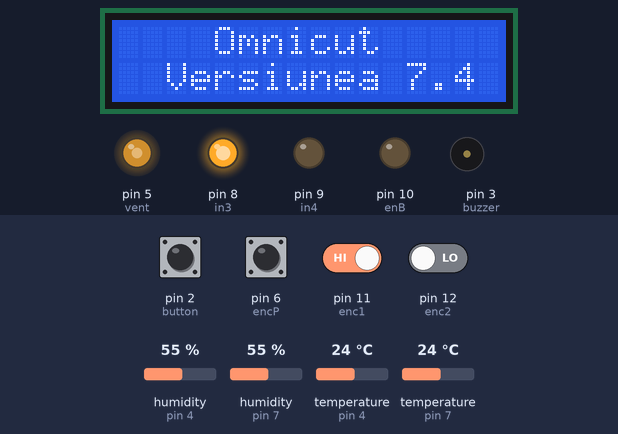
Simulated run of this sketch. Board: Arduino Uno, built with avr-gcc and run on an emulated ATmega328P. Shown: 16×2 character LCD, output pins drawn as LEDs (lit = HIGH), buzzer (waves = sounding, pin HIGH). Inputs (shaded band) come from the test bench; at power-on: pin 6 (encP), pin 11 (enc1) HIGH, pin 2 (button), pin 12 (enc2) LOW, humidity (sensors on pin 4, pin 7) 55 %, temperature (sensors on pin 4, pin 7) 24 °C. What the sketch prints to the serial monitor is not drawn.

Above: at 1.2 s.
1.3 s: pin 2 (button) pulled HIGH for 0.15 s
At 2.5 s:
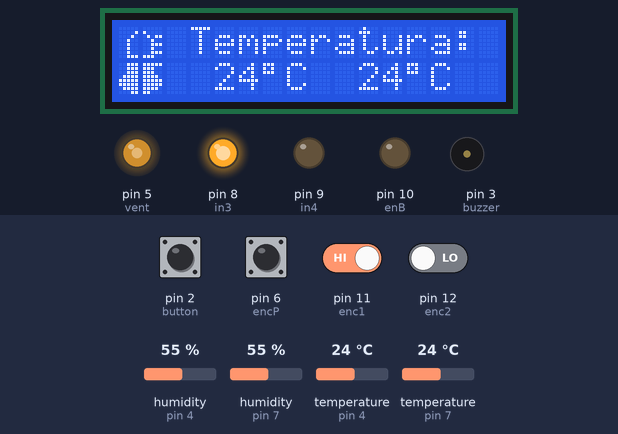
2.9 s: pin 2 (button) pulled HIGH for 1 s
At 3.7 s:
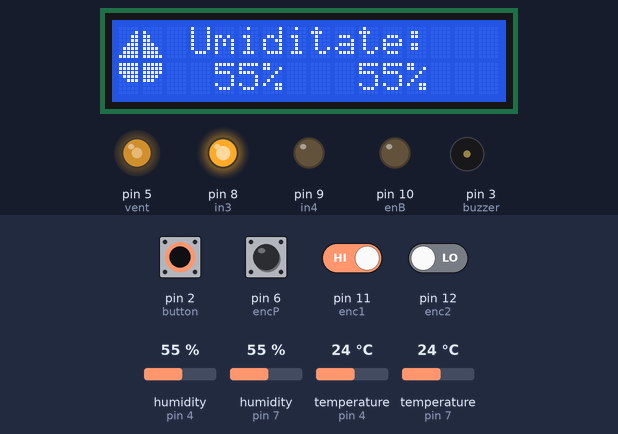
5.4 s: pin 2 (button) pulled HIGH for 0.15 s
At 5.9 s:
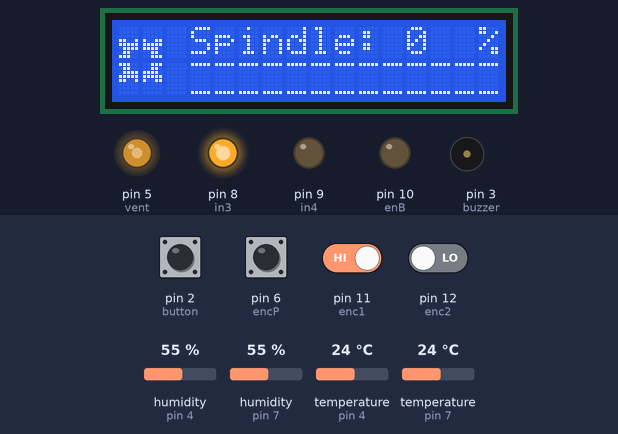
7.0 s: pin 6 (encP) pulled LOW for 0.15 s
At 7.9 s:
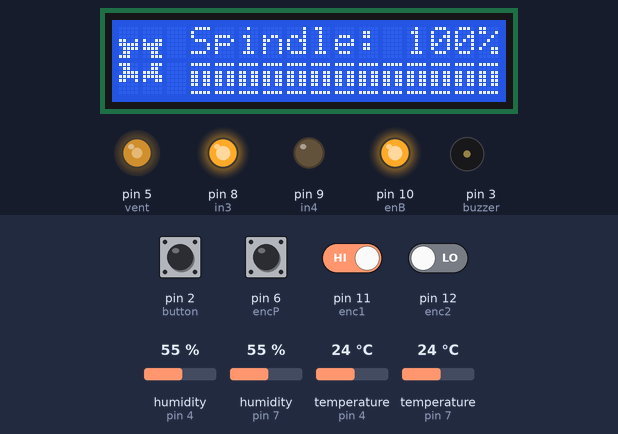
8.6 s: pin 11 (enc1) driven LOW
At 9.6 s:
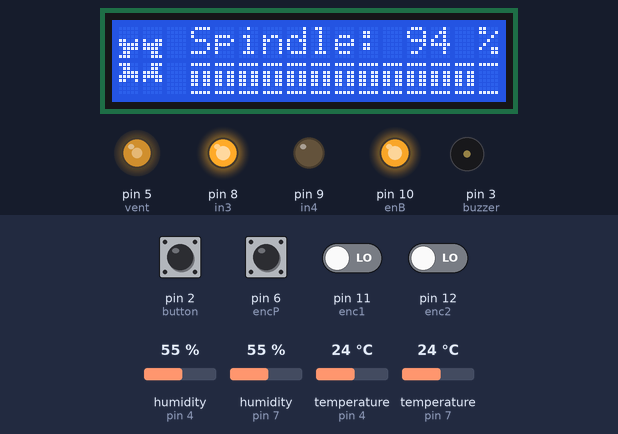
10.1 s: pin 2 (button) pulled HIGH for 3.2 s
At 11.6 s:
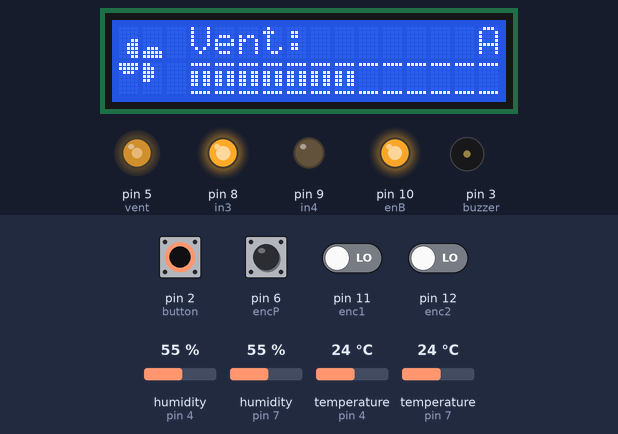
Timing chart, 0 to 13.1 s (numbered marks = the images above; inputs shaded):
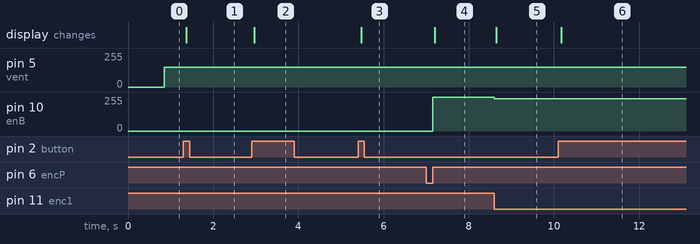

Measured:
- after the input at 1.3 s, the display: changes after 0.07 s (image 1)
- after the input at 2.9 s, the display: changes after 0.07 s (image 2)
- after the input at 5.4 s, the display: changes after 0.08 s (image 3)
- after the input at 7.0 s, pin 10 (enB): 0/255 → 255/255 after 0.15 s; the display: changes after 0.20 s (image 4)
- after the input at 8.6 s, pin 10 (enB): 255/255 → 242/255 at once; the display: changes after 0.05 s (image 5)
- after the input at 10.1 s, the display: changes after 0.07 s (image 6)

The sketch:

monitoring.ino
```cpp
#include <LiquidCrystal_I2C.h>
#include <dht11.h>

//pins
const short DHTPin1 = 4, DHTPin2 = 7;
const short button = 2, vent = 5, buzzer = 3;
const short enc1 = 11, enc2 = 12, encP = 6;
const short enB = 10, in3 = 8, in4 = 9;
//variables needed
short currentTopHumidity, currentBottomHumidity, currentTopTemperature, currentBottomTemperature;
short currentFanSpeed = 0, currentSpindleSpeed = 0;
short currentFanStage = 0;
short aState, aLastState;
int counter = 0;
const short fanLimits[][2] = {{5, 0}, {25, 150}, {35, 200}, {70, 250}, {100, 255}}, limitLength = 5;
char data[] = {'o', 'c', 's', (char)1, (char)1, (char)1, (char)1, (char)1, (char)1};

bool ok = 1, alert = 0, ok2, ok3 = 1;
int fanMode = 0;
short page = 0, lastPage = 1, progress = 50;

int chk, i;

//icons
byte temp1[] = {
	B00000,
	B00001,
	B00010,
	B00100,
	B00100,
	B00100,
	B00100,
	B00111
};

byte temp2[] = {
	B00000,
	B10000,
	B01011,
	B00100,
	B00111,
	B00100,
	B00111,
	B11100
};

byte temp3[] = {
	B00111,
	B00111,
	B00111,
	B01111,
	B11111,
	B11111,
	B01111,
	B00011
};

byte temp4[] = {
	B11111,
	B11100,
	B11100,
	B11110,
	B11111,
	B11111,
	B11110,
	B11000
};

byte hum1[] = {
	B00000,
	B00001,
	B00011,
	B00011,
	B00111,
	B01111,
	B01111,
	B11111
};

byte hum2[] = {
	B00000,
	B10000,
	B11000,
	B11000,
	B11100,
	B11110,
	B11110,
	B11111
};

byte hum3[] = {
	B11111,
	B11111,
	B11111,
	B01111,
	B00111,
	B00000,
	B00000,
	B00000
};

byte hum4[] = {
	B11111,
	B11111,
	B11111,
	B11110,
	B11100,
	B00000,
	B00000,
	B00000
};

byte fan1[] = {
	B00000,
	B00000,
	B00000,
	B00011,
	B00111,
	B00111,
	B00111,
	B00011
};

byte fan2[] = {
	B00000,
	B00000,
	B00000,
	B00000,
	B00000,
	B01110,
	B11111,
	B11111
};

byte fan3[] = {
	B11111,
	B11111,
	B01110,
	B00000,
	B00000,
	B00000,
	B00000,
	B00000
};

byte fan4[] = {
	B11000,
	B11100,
	B11100,
	B11100,
	B11000,
	B00000,
	B00000,
	B00000
};

byte mid[] = {
	B11111,
	B00000,
	B00000,
	B00000,
	B00000,
	B00000,
	B00000,
	B11111
};

byte midFill[] = {
	B11111,
	B00000,
	B11011,
	B11011,
	B11011,
	B11011,
	B00000,
	B11111
};

byte gear1[] = {
	B00000,
	B00000,
	B00000,
	B11001,
	B11111,
	B01111,
	B01100,
	B11100
};

byte gear2[] = {
	B00000,
	B00000,
	B00000,
	B10011,
	B11111,
	B11110,
	B00110,
	B00111
};

byte gear3[] = {
	B11100,
	B01100,
	B01111,
	B11111,
	B11001,
	B00000,
	B00000,
	B00000
};

byte gear4[] = {
	B00111,
	B00110,
	B11110,
	B11111,
	B10011,
	B00000,
	B00000,
	B00000
};

dht11 DHT11; //initialising  DHT11

LiquidCrystal_I2C lcd(0x27, 16, 2); //initialising  LiquidCrystal_I2C

void icon(){ //see documentation
	lcd.setCursor(0, 0);
	lcd.write(0);
	lcd.setCursor(1, 0);
	lcd.write(1);
	lcd.setCursor(0, 1);
	lcd.write(2);
	lcd.setCursor(1, 1);
	lcd.write(3);
}

void displayHome(){ //see documentation
		lcd.setCursor(4, 0);
		lcd.print("Omnicut");
		lcd.setCursor(2, 1);
		lcd.print("Versiunea 7.4");
}

void displayTemperature(){ //see documentation
		icon();
		lcd.setCursor(3, 0);
		lcd.print("Temperatura:");
		lcd.setCursor(4, 1);
		lcd.print(currentTopTemperature);
		lcd.setCursor(6, 1);
		lcd.print((char)223);
		lcd.setCursor(7, 1);
		lcd.print("C");

		lcd.setCursor(10, 1);
		lcd.print(currentBottomTemperature);
		lcd.setCursor(12, 1);
		lcd.print((char)223);
		lcd.setCursor(13, 1);
		lcd.print("C");
}

void displayHumidity(){ //see documentation
		icon();
		lcd.setCursor(3, 0);
		lcd.print("Umiditate:");
		lcd.setCursor(4, 1);
		lcd.print(currentTopHumidity);
		lcd.setCursor(6, 1);
		lcd.print("%");

		lcd.setCursor(10, 1);
		lcd.print(currentBottomHumidity);
		lcd.setCursor(12, 1);
		lcd.print("%");
}

void displaySpindleSpeed(){ //see documentation
		icon();
		lcd.setCursor(3, 0);
		lcd.print("Spindle:");
		lcd.setCursor(12, 0);
		lcd.print(currentSpindleSpeed*100/255);
		lcd.setCursor(15, 0);
		lcd.print("%");
}

void displayFanSpeed(){ //see documentation
		icon();
		lcd.setCursor(3, 0);
		lcd.print("Vent:");
		lcd.setCursor(10, 0);
		lcd.print(currentFanSpeed*100/255);
		lcd.setCursor(13, 0);
		lcd.print("%");
		lcd.setCursor(15, 0);
		lcd.print(fanMode?"M":"A");
}

void displayProgress(){ //future feature; not implemented yet. You can ignore
		lcd.setCursor(0, 0);
		lcd.print("Progres:");
		lcd.setCursor(10, 0);
		lcd.print(progress);
		lcd.setCursor(12, 0);
		lcd.print("%");
}

void setup() { //see documentation
	Serial.begin(115200);
	pinMode(vent, OUTPUT);
	pinMode(buzzer, OUTPUT);
	pinMode(button, INPUT);
	pinMode (enc1, INPUT);
	pinMode (enc2, INPUT);
	pinMode (encP, INPUT_PULLUP);
	pinMode(enB, OUTPUT);
	pinMode(in3, OUTPUT);
	pinMode(in4, OUTPUT);
	aLastState = digitalRead(enc1);
	digitalWrite(in3, HIGH);
	digitalWrite(in4, LOW);
	lcd.init();
	lcd.clear();
	lcd.backlight();
	lcd.createChar(4, mid);
	lcd.createChar(5, midFill);
}

void loop() {
	aState = digitalRead(enc1); // reads encoder state
	++counter;
	if (counter == 32000){ //executes once in a while (when counter reaches 32000). This action was taken because of the time required by DHT11 to read
		counter = 0; //reset counter

		//read and update sensor values
		chk = DHT11.read(DHTPin1);
		currentTopHumidity = round((float)DHT11.humidity);
		currentTopTemperature = round((float)DHT11.temperature);

		chk = DHT11.read(DHTPin2);
		currentBottomHumidity = round((float)DHT11.humidity);
		currentBottomTemperature = round((float)DHT11.temperature);

		//send data to Serial so that python can read it
		data[3] = currentTopTemperature+(currentTopTemperature==0);
		data[4] = currentBottomTemperature+(currentBottomTemperature==0);
		data[5] = currentTopHumidity+(currentTopHumidity==0);
		data[6] = currentBottomHumidity+(currentBottomHumidity==0);
		data[7] = currentFanSpeed+(currentFanSpeed==0);
		data[8] = currentSpindleSpeed+(currentSpindleSpeed==0);
		Serial.println(data);

		if (!fanMode){ //if fanMode is automatic
			if (!(currentTopTemperature <= fanLimits[currentFanStage][0] && currentBottomTemperature <= fanLimits[currentFanStage][0] && (currentTopTemperature > fanLimits[currentFanStage-1][0] && currentBottomTemperature > fanLimits[currentFanStage-1][0]))){ //only update if fans should change speed
				for (i = 0, ok2 = 1; i < limitLength && ok2; ++i){ // loops trough the temperature limits until the desired one is reached
					if (currentTopTemperature <= fanLimits[i][0] && currentBottomTemperature <= fanLimits[i][0]) {
						ok2 = 0;
						currentFanSpeed = fanLimits[i][1];
						currentFanStage = i;
					}
				}
				//update fan speed and alert
				analogWrite(vent, currentFanSpeed);
				if (currentFanSpeed == 255){
					digitalWrite(buzzer, HIGH);
					alert = 1;
				} else if (alert){
					alert = 0;
					digitalWrite(buzzer, LOW);
				}

				if (page == 4){ // if we're on the temperature page, also update temperature
					for (i = currentFanSpeed*13/255+2; i > 2; i--){
						lcd.setCursor(i, 1);
						lcd.write(5);
					}
					for (i = currentFanSpeed*13/255+3; i < 16; i++){
						lcd.setCursor(i, 1);
						lcd.write(4);
					}
				}
			}
		}
	}

	//check and handle if button was presssed
	if (digitalRead(button) == HIGH){
			if (ok){
				ok = 0;
				page = (page+1)%5;
			}
	} else {
		ok = 1;
	}

	if (lastPage != page){ //if page was changed, render the current page
		lcd.clear();
		 lastPage = page;
		 switch (page){
			case 0:
				displayHome();
				break;

			case 1:
				lcd.createChar(0, temp1);
				lcd.createChar(1, temp2);
				lcd.createChar(2, temp3);
				lcd.createChar(3, temp4);
				displayTemperature();
				break;

			case 2:
				lcd.createChar(0, hum1);
				lcd.createChar(1, hum2);
				lcd.createChar(2, hum3);
				lcd.createChar(3, hum4);
				displayHumidity();
				break;

			case 3:
				lcd.createChar(0, gear1);
				lcd.createChar(1, gear2);
				lcd.createChar(2, gear3);
				lcd.createChar(3, gear4);
				analogWrite(enB, currentSpindleSpeed);
				lcd.clear();
				displaySpindleSpeed();
				for (i = currentSpindleSpeed*13/255+2; i > 2; i--){
					lcd.setCursor(i, 1);
					lcd.write(5);
				}
				for (i = currentSpindleSpeed*13/255+3; i < 16; i++){
					lcd.setCursor(i, 1);
					lcd.write(4);
				}
				break;

			case 4:
				lcd.createChar(0, fan1);
				lcd.createChar(1, fan2);
				lcd.createChar(2, fan3);
				lcd.createChar(3, fan4);
				icon();
				lcd.setCursor(3, 0);
				lcd.print("Vent:");
				for (i = currentFanSpeed*13/255+2; i > 2; i--){
					lcd.setCursor(i, 1);
					lcd.write(5);
				}
				for (i = currentFanSpeed*13/255+3; i < 16; i++){
					lcd.setCursor(i, 1);
					lcd.write(4);
				}
				lcd.setCursor(15, 0);
				lcd.print(fanMode?"M":"A");
				if (fanMode){
						lcd.setCursor(10, 0);
						lcd.print(currentFanSpeed*100/255);
						lcd.setCursor(13, 0);
						lcd.print("%");
						lcd.setCursor(15, 0);
					}
				break;

			case 5:
				displayProgress();
				break;
		}
	}
	switch (page){ //update changing values on current page
		case 1:
			lcd.setCursor(4, 1);
			lcd.print(currentTopTemperature);
			lcd.setCursor(10, 1);
			lcd.print(currentBottomTemperature);
			break;

		case 2:
			lcd.setCursor(4, 1);
			lcd.print(currentTopHumidity);
			lcd.setCursor(10, 1);
			lcd.print(currentBottomHumidity);
			break;

		case 5:
			for (i = progress*16/100-1; i >= 0; i--){
				lcd.setCursor(i, 1);
				lcd.write(5);
			}
			for (i = progress*16/100; i < 16; i++){
				lcd.setCursor(i, 1);
				lcd.write(4);
			}
			break;
	}

	if (aState != aLastState){ //check if the encoder was moved
		if (page == 4 && fanMode){
			if (digitalRead(enc2) != aState) {
				currentFanSpeed += 13;
				if (currentFanSpeed > 255){
					currentFanSpeed = 255;
				}
			} else {
				currentFanSpeed -= 13;
				if (currentFanSpeed < 0){
					currentFanSpeed = 0;
				}
			}
			if (currentFanSpeed > 80){
				 analogWrite(vent, currentFanSpeed);
			}
			lcd.clear();
			displayFanSpeed();
			for (i = currentFanSpeed*13/255+2; i > 2; i--){
				lcd.setCursor(i, 1);
				lcd.write(5);
			}
			for (i = currentFanSpeed*13/255+3; i < 16; i++){
				lcd.setCursor(i, 1);
				lcd.write(4);
			}
		} else if (page == 3){
			if (digitalRead(enc2) != aState) {
				currentSpindleSpeed += 13;
				if (currentSpindleSpeed > 255){
					currentSpindleSpeed = 255;
				}
			} else {
				currentSpindleSpeed -= 13;
				if (currentSpindleSpeed < 0){
					currentSpindleSpeed = 0;
				}
			}
			analogWrite(enB, currentSpindleSpeed);
			lcd.clear();
			displaySpindleSpeed();
			for (i = currentSpindleSpeed*13/255+2; i > 2; i--){
				lcd.setCursor(i, 1);
				lcd.write(5);
			}
			for (i = currentSpindleSpeed*13/255+3; i < 16; i++){
				lcd.setCursor(i, 1);
				lcd.write(4);
			}
		}
	}
	aLastState = aState;
	if (digitalRead(encP) == HIGH){ //check and handle if the encoder button was pressed
		if (ok3){
			ok3 = 0;
			if (page == 4){
				fanMode = (fanMode+1)%3;
				currentFanStage = -1;
				lcd.clear();
				lcd.setCursor(15, 0);
				lcd.print(fanMode?"M":"A");
				if (fanMode){
					if (fanMode == 1){
						currentFanSpeed = 0;
					} else {
						currentFanSpeed = 255;
					}
					analogWrite(vent, currentFanSpeed);
					displayFanSpeed();
					for (i = currentFanSpeed*13/255+2; i > 2; i--){
						lcd.setCursor(i, 1);
						lcd.write(5);
					}
					for (i = currentFanSpeed*13/255+3; i < 16; i++){
						lcd.setCursor(i, 1);
						lcd.write(4);
					}
				} else {
					analogWrite(vent, 0);
					icon();
					lcd.setCursor(3, 0);
					lcd.print("Vent:");
				}
			} else if (page == 3){
				if (currentSpindleSpeed != 0){
					currentSpindleSpeed = 0;
				} else {
					currentSpindleSpeed = 255;
				}
				analogWrite(enB, currentSpindleSpeed);
				lcd.clear();
				displaySpindleSpeed();
				for (i = currentSpindleSpeed*13/255+2; i > 2; i--){
					lcd.setCursor(i, 1);
					lcd.write(5);
				}
				for (i = currentSpindleSpeed*13/255+3; i < 16; i++){
					lcd.setCursor(i, 1);
					lcd.write(4);
				}
			}
		}
	} else {
		ok3 = 1;
	}
}
```
